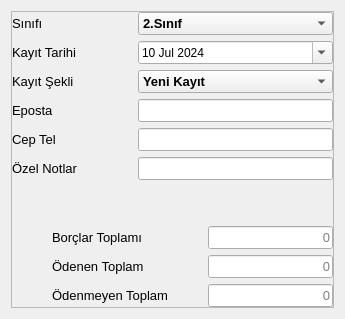
            <widget class="QWidget" name="tab_ogrenci_genel_bilgiler">
             <property name="sizePolicy">
              <sizepolicy hsizetype="Fixed" vsizetype="Preferred">
               <horstretch>0</horstretch>
               <verstretch>0</verstretch>
              </sizepolicy>
             </property>
             <attribute name="icon">
              <iconset resource="../../Yazılım/Zv0.1/resources.qrc">
               <normaloff>:/black/icons/black/icons8-info.svg</normaloff>:/black/icons/black/icons8-info.svg</iconset>
             </attribute>
             <attribute name="title">
              <string>Bilgiler</string>
             </attribute>
             <layout class="QVBoxLayout" name="verticalLayout_5">
              <item>
               <widget class="QFrame" name="frame_4">
                <property name="frameShape">
                 <enum>QFrame::StyledPanel</enum>
                </property>
                <property name="frameShadow">
                 <enum>QFrame::Raised</enum>
                </property>
                <layout class="QVBoxLayout" name="verticalLayout_4">
                 <property name="spacing">
                  <number>6</number>
                 </property>
                 <property name="leftMargin">
                  <number>0</number>
                 </property>
                 <property name="topMargin">
                  <number>0</number>
                 </property>
                 <property name="rightMargin">
                  <number>0</number>
                 </property>
                 <property name="bottomMargin">
                  <number>0</number>
                 </property>
                 <item>
                  <layout class="QHBoxLayout" name="horizontalLayout_13">
                   <item>
                    <widget class="QLabel" name="label_10">
                     <property name="sizePolicy">
                      <sizepolicy hsizetype="Preferred" vsizetype="Fixed">
                       <horstretch>0</horstretch>
                       <verstretch>0</verstretch>
                      </sizepolicy>
                     </property>
                     <property name="minimumSize">
                      <size>
                       <width>120</width>
                       <height>0</height>
                      </size>
                     </property>
                     <property name="font">
                      <font>
                       <family>Segoe UI</family>
                       <pointsize>10</pointsize>
                       <weight>62</weight>
                       <italic>false</italic>
                       <bold>true</bold>
                      </font>
                     </property>
                     <property name="text">
                      <string>Sınıfı</string>
                     </property>
                     <property name="alignment">
                      <set>Qt::AlignLeading|Qt::AlignLeft|Qt::AlignVCenter</set>
                     </property>
                    </widget>
                   </item>
                   <item>
                    <widget class="QComboBox" name="cbox_ogrenci_karti_sinifi">
                     <property name="sizePolicy">
                      <sizepolicy hsizetype="Expanding" vsizetype="Fixed">
                       <horstretch>0</horstretch>
                       <verstretch>0</verstretch>
                      </sizepolicy>
                     </property>
                     <property name="minimumSize">
                      <size>
                       <width>75</width>
                       <height>0</height>
                      </size>
                     </property>
                     <property name="font">
                      <font>
                       <family>Segoe UI</family>
                       <pointsize>10</pointsize>
                       <weight>75</weight>
                       <italic>false</italic>
                       <bold>true</bold>
                      </font>
                     </property>
                     <property name="layoutDirection">
                      <enum>Qt::LeftToRight</enum>
                     </property>
                     <item>
                      <property name="text">
                       <string>2.Sınıf</string>
                      </property>
                     </item>
                     <item>
                      <property name="text">
                       <string>3.Sınıf</string>
                      </property>
                     </item>
                     <item>
                      <property name="text">
                       <string>4.Sınıf</string>
                      </property>
                     </item>
                     <item>
                      <property name="text">
                       <string>5.Sınıf</string>
                      </property>
                     </item>
                     <item>
                      <property name="text">
                       <string>6.Sınıf</string>
                      </property>
                     </item>
                     <item>
                      <property name="text">
                       <string>7.Sınıf</string>
                      </property>
                     </item>
                     <item>
                      <property name="text">
                       <string>8.Sınıf</string>
                      </property>
                     </item>
                     <item>
                      <property name="text">
                       <string>9.Sınıf</string>
                      </property>
                     </item>
                     <item>
                      <property name="text">
                       <string>10.Sınıf</string>
                      </property>
                     </item>
                     <item>
                      <property name="text">
                       <string>11.Sınıf</string>
                      </property>
                     </item>
                     <item>
                      <property name="text">
                       <string>12.Sınıf</string>
                      </property>
                     </item>
                    </widget>
                   </item>
                  </layout>
                 </item>
                 <item>
                  <layout class="QHBoxLayout" name="horizontalLayout_14">
                   <item>
                    <widget class="QLabel" name="label_11">
                     <property name="sizePolicy">
                      <sizepolicy hsizetype="Preferred" vsizetype="Fixed">
                       <horstretch>0</horstretch>
                       <verstretch>0</verstretch>
                      </sizepolicy>
                     </property>
                     <property name="minimumSize">
                      <size>
                       <width>120</width>
                       <height>0</height>
                      </size>
                     </property>
                     <property name="font">
                      <font>
                       <family>Segoe UI</family>
                       <pointsize>10</pointsize>
                       <weight>62</weight>
                       <italic>false</italic>
                       <bold>true</bold>
                      </font>
                     </property>
                     <property name="text">
                      <string>Kayıt Tarihi</string>
                     </property>
                    </widget>
                   </item>
                   <item>
                    <widget class="QDateEdit" name="dateEdit_ogrenci_karti_kayit_tarihi">
                     <property name="sizePolicy">
                      <sizepolicy hsizetype="Expanding" vsizetype="Fixed">
                       <horstretch>0</horstretch>
                       <verstretch>0</verstretch>
                      </sizepolicy>
                     </property>
                     <property name="minimumSize">
                      <size>
                       <width>75</width>
                       <height>0</height>
                      </size>
                     </property>
                     <property name="calendarPopup">
                      <bool>true</bool>
                     </property>
                     <property name="date">
                      <date>
                       <year>2024</year>
                       <month>7</month>
                       <day>10</day>
                      </date>
                     </property>
                    </widget>
                   </item>
                  </layout>
                 </item>
                 <item>
                  <layout class="QHBoxLayout" name="horizontalLayout_15">
                   <item>
                    <widget class="QLabel" name="label_12">
                     <property name="sizePolicy">
                      <sizepolicy hsizetype="Preferred" vsizetype="Fixed">
                       <horstretch>0</horstretch>
                       <verstretch>0</verstretch>
                      </sizepolicy>
                     </property>
                     <property name="minimumSize">
                      <size>
                       <width>120</width>
                       <height>0</height>
                      </size>
                     </property>
                     <property name="font">
                      <font>
                       <family>Segoe UI</family>
                       <pointsize>10</pointsize>
                       <weight>62</weight>
                       <italic>false</italic>
                       <bold>true</bold>
                      </font>
                     </property>
                     <property name="text">
                      <string>Kayıt Şekli</string>
                     </property>
                     <property name="alignment">
                      <set>Qt::AlignLeading|Qt::AlignLeft|Qt::AlignVCenter</set>
                     </property>
                    </widget>
                   </item>
                   <item>
                    <widget class="QComboBox" name="cbox_ogrenci_karti_kayit_sekli">
                     <property name="sizePolicy">
                      <sizepolicy hsizetype="Expanding" vsizetype="Fixed">
                       <horstretch>0</horstretch>
                       <verstretch>0</verstretch>
                      </sizepolicy>
                     </property>
                     <property name="minimumSize">
                      <size>
                       <width>75</width>
                       <height>0</height>
                      </size>
                     </property>
                     <property name="font">
                      <font>
                       <family>Segoe UI</family>
                       <pointsize>10</pointsize>
                       <weight>75</weight>
                       <italic>false</italic>
                       <bold>true</bold>
                      </font>
                     </property>
                     <property name="layoutDirection">
                      <enum>Qt::LeftToRight</enum>
                     </property>
                     <item>
                      <property name="text">
                       <string>Yeni Kayıt</string>
                      </property>
                     </item>
                     <item>
                      <property name="text">
                       <string>Kayıt Yenileme</string>
                      </property>
                     </item>
                     <item>
                      <property name="text">
                       <string>Naklen Kayıt</string>
                      </property>
                     </item>
                    </widget>
                   </item>
                  </layout>
                 </item>
                 <item>
                  <layout class="QHBoxLayout" name="horizontalLayout_16">
                   <item>
                    <widget class="QLabel" name="label_13">
                     <property name="sizePolicy">
                      <sizepolicy hsizetype="Preferred" vsizetype="Fixed">
                       <horstretch>0</horstretch>
                       <verstretch>0</verstretch>
                      </sizepolicy>
                     </property>
                     <property name="minimumSize">
                      <size>
                       <width>120</width>
                       <height>0</height>
                      </size>
                     </property>
                     <property name="font">
                      <font>
                       <family>Segoe UI</family>
                       <pointsize>10</pointsize>
                       <weight>62</weight>
                       <italic>false</italic>
                       <bold>true</bold>
                      </font>
                     </property>
                     <property name="text">
                      <string>Eposta</string>
                     </property>
                    </widget>
                   </item>
                   <item>
                    <widget class="QLineEdit" name="le_ogrenci_karti_eposta">
                     <property name="font">
                      <font>
                       <family>Segoe UI</family>
                       <pointsize>10</pointsize>
                       <weight>50</weight>
                       <italic>false</italic>
                       <bold>false</bold>
                      </font>
                     </property>
                    </widget>
                   </item>
                  </layout>
                 </item>
                 <item>
                  <layout class="QHBoxLayout" name="horizontalLayout_22">
                   <item>
                    <widget class="QLabel" name="label_16">
                     <property name="sizePolicy">
                      <sizepolicy hsizetype="Preferred" vsizetype="Fixed">
                       <horstretch>0</horstretch>
                       <verstretch>0</verstretch>
                      </sizepolicy>
                     </property>
                     <property name="minimumSize">
                      <size>
                       <width>120</width>
                       <height>0</height>
                      </size>
                     </property>
                     <property name="font">
                      <font>
                       <family>Segoe UI</family>
                       <pointsize>10</pointsize>
                       <weight>62</weight>
                       <italic>false</italic>
                       <bold>true</bold>
                      </font>
                     </property>
                     <property name="text">
                      <string>Cep Tel</string>
                     </property>
                    </widget>
                   </item>
                   <item>
                    <widget class="QLineEdit" name="le_ogrenci_karti_cep_tel">
                     <property name="font">
                      <font>
                       <family>Segoe UI</family>
                       <pointsize>10</pointsize>
                       <weight>50</weight>
                       <italic>false</italic>
                       <bold>false</bold>
                      </font>
                     </property>
                     <property name="inputMask">
                      <string/>
                     </property>
                     <property name="text">
                      <string/>
                     </property>
                     <property name="maxLength">
                      <number>32767</number>
                     </property>
                     <property name="placeholderText">
                      <string/>
                     </property>
                    </widget>
                   </item>
                  </layout>
                 </item>
                 <item>
                  <layout class="QHBoxLayout" name="horizontalLayout_23">
                   <item>
                    <widget class="QLabel" name="label_17">
                     <property name="sizePolicy">
                      <sizepolicy hsizetype="Preferred" vsizetype="Fixed">
                       <horstretch>0</horstretch>
                       <verstretch>0</verstretch>
                      </sizepolicy>
                     </property>
                     <property name="minimumSize">
                      <size>
                       <width>120</width>
                       <height>0</height>
                      </size>
                     </property>
                     <property name="font">
                      <font>
                       <family>Segoe UI</family>
                       <pointsize>10</pointsize>
                       <weight>62</weight>
                       <italic>false</italic>
                       <bold>true</bold>
                      </font>
                     </property>
                     <property name="text">
                      <string>Özel Notlar</string>
                     </property>
                    </widget>
                   </item>
                   <item>
                    <widget class="QLineEdit" name="le_ogrenci_karti_ozel_notlar">
                     <property name="font">
                      <font>
                       <family>Segoe UI</family>
                       <pointsize>10</pointsize>
                       <weight>50</weight>
                       <italic>false</italic>
                       <bold>false</bold>
                      </font>
                     </property>
                    </widget>
                   </item>
                  </layout>
                 </item>
                 <item>
                  <spacer name="verticalSpacer">
                   <property name="orientation">
                    <enum>Qt::Vertical</enum>
                   </property>
                   <property name="sizeHint" stdset="0">
                    <size>
                     <width>20</width>
                     <height>40</height>
                    </size>
                   </property>
                  </spacer>
                 </item>
                 <item>
                  <layout class="QHBoxLayout" name="horizontalLayout_24">
                   <item>
                    <spacer name="horizontalSpacer_3">
                     <property name="orientation">
                      <enum>Qt::Horizontal</enum>
                     </property>
                     <property name="sizeHint" stdset="0">
                      <size>
                       <width>40</width>
                       <height>20</height>
                      </size>
                     </property>
                    </spacer>
                   </item>
                   <item>
                    <widget class="QLabel" name="label_18">
                     <property name="sizePolicy">
                      <sizepolicy hsizetype="Preferred" vsizetype="Fixed">
                       <horstretch>0</horstretch>
                       <verstretch>0</verstretch>
                      </sizepolicy>
                     </property>
                     <property name="minimumSize">
                      <size>
                       <width>150</width>
                       <height>0</height>
                      </size>
                     </property>
                     <property name="font">
                      <font>
                       <family>Segoe UI</family>
                       <pointsize>10</pointsize>
                       <weight>62</weight>
                       <italic>false</italic>
                       <bold>true</bold>
                      </font>
                     </property>
                     <property name="text">
                      <string>Borçlar Toplamı</string>
                     </property>
                    </widget>
                   </item>
                   <item>
                    <widget class="QLineEdit" name="le_ogrenci_karti_borclar_toplami">
                     <property name="font">
                      <font>
                       <family>Segoe UI</family>
                       <pointsize>10</pointsize>
                       <weight>50</weight>
                       <italic>false</italic>
                       <bold>false</bold>
                      </font>
                     </property>
                     <property name="alignment">
                      <set>Qt::AlignRight|Qt::AlignTrailing|Qt::AlignVCenter</set>
                     </property>
                     <property name="readOnly">
                      <bool>true</bool>
                     </property>
                     <property name="placeholderText">
                      <string>0</string>
                     </property>
                    </widget>
                   </item>
                  </layout>
                 </item>
                 <item>
                  <layout class="QHBoxLayout" name="horizontalLayout_25">
                   <item>
                    <spacer name="horizontalSpacer_4">
                     <property name="orientation">
                      <enum>Qt::Horizontal</enum>
                     </property>
                     <property name="sizeHint" stdset="0">
                      <size>
                       <width>40</width>
                       <height>20</height>
                      </size>
                     </property>
                    </spacer>
                   </item>
                   <item>
                    <widget class="QLabel" name="label_19">
                     <property name="sizePolicy">
                      <sizepolicy hsizetype="Preferred" vsizetype="Fixed">
                       <horstretch>0</horstretch>
                       <verstretch>0</verstretch>
                      </sizepolicy>
                     </property>
                     <property name="minimumSize">
                      <size>
                       <width>150</width>
                       <height>0</height>
                      </size>
                     </property>
                     <property name="font">
                      <font>
                       <family>Segoe UI</family>
                       <pointsize>10</pointsize>
                       <weight>62</weight>
                       <italic>false</italic>
                       <bold>true</bold>
                      </font>
                     </property>
                     <property name="text">
                      <string>Ödenen Toplam</string>
                     </property>
                    </widget>
                   </item>
                   <item>
                    <widget class="QLineEdit" name="le_ogrenci_karti_odenen_toplam">
                     <property name="font">
                      <font>
                       <family>Segoe UI</family>
                       <pointsize>10</pointsize>
                       <weight>50</weight>
                       <italic>false</italic>
                       <bold>false</bold>
                      </font>
                     </property>
                     <property name="alignment">
                      <set>Qt::AlignRight|Qt::AlignTrailing|Qt::AlignVCenter</set>
                     </property>
                     <property name="readOnly">
                      <bool>true</bool>
                     </property>
                     <property name="placeholderText">
                      <string>0</string>
                     </property>
                    </widget>
                   </item>
                  </layout>
                 </item>
                 <item>
                  <layout class="QHBoxLayout" name="horizontalLayout_26">
                   <item>
                    <spacer name="horizontalSpacer_5">
                     <property name="orientation">
                      <enum>Qt::Horizontal</enum>
                     </property>
                     <property name="sizeHint" stdset="0">
                      <size>
                       <width>40</width>
                       <height>20</height>
                      </size>
                     </property>
                    </spacer>
                   </item>
                   <item>
                    <widget class="QLabel" name="label_21">
                     <property name="sizePolicy">
                      <sizepolicy hsizetype="Preferred" vsizetype="Fixed">
                       <horstretch>0</horstretch>
                       <verstretch>0</verstretch>
                      </sizepolicy>
                     </property>
                     <property name="minimumSize">
                      <size>
                       <width>150</width>
                       <height>0</height>
                      </size>
                     </property>
                     <property name="font">
                      <font>
                       <family>Segoe UI</family>
                       <pointsize>10</pointsize>
                       <weight>62</weight>
                       <italic>false</italic>
                       <bold>true</bold>
                      </font>
                     </property>
                     <property name="text">
                      <string>Ödenmeyen Toplam</string>
                     </property>
                    </widget>
                   </item>
                   <item>
                    <widget class="QLineEdit" name="le_ogrenci_karti_kalan_tutar">
                     <property name="font">
                      <font>
                       <family>Segoe UI</family>
                       <pointsize>10</pointsize>
                       <weight>50</weight>
                       <italic>false</italic>
                       <bold>false</bold>
                      </font>
                     </property>
                     <property name="alignment">
                      <set>Qt::AlignRight|Qt::AlignTrailing|Qt::AlignVCenter</set>
                     </property>
                     <property name="readOnly">
                      <bool>true</bool>
                     </property>
                     <property name="placeholderText">
                      <string>0</string>
                     </property>
                    </widget>
                   </item>
                  </layout>
                 </item>
                </layout>
               </widget>
              </item>
             </layout>
            </widget>
